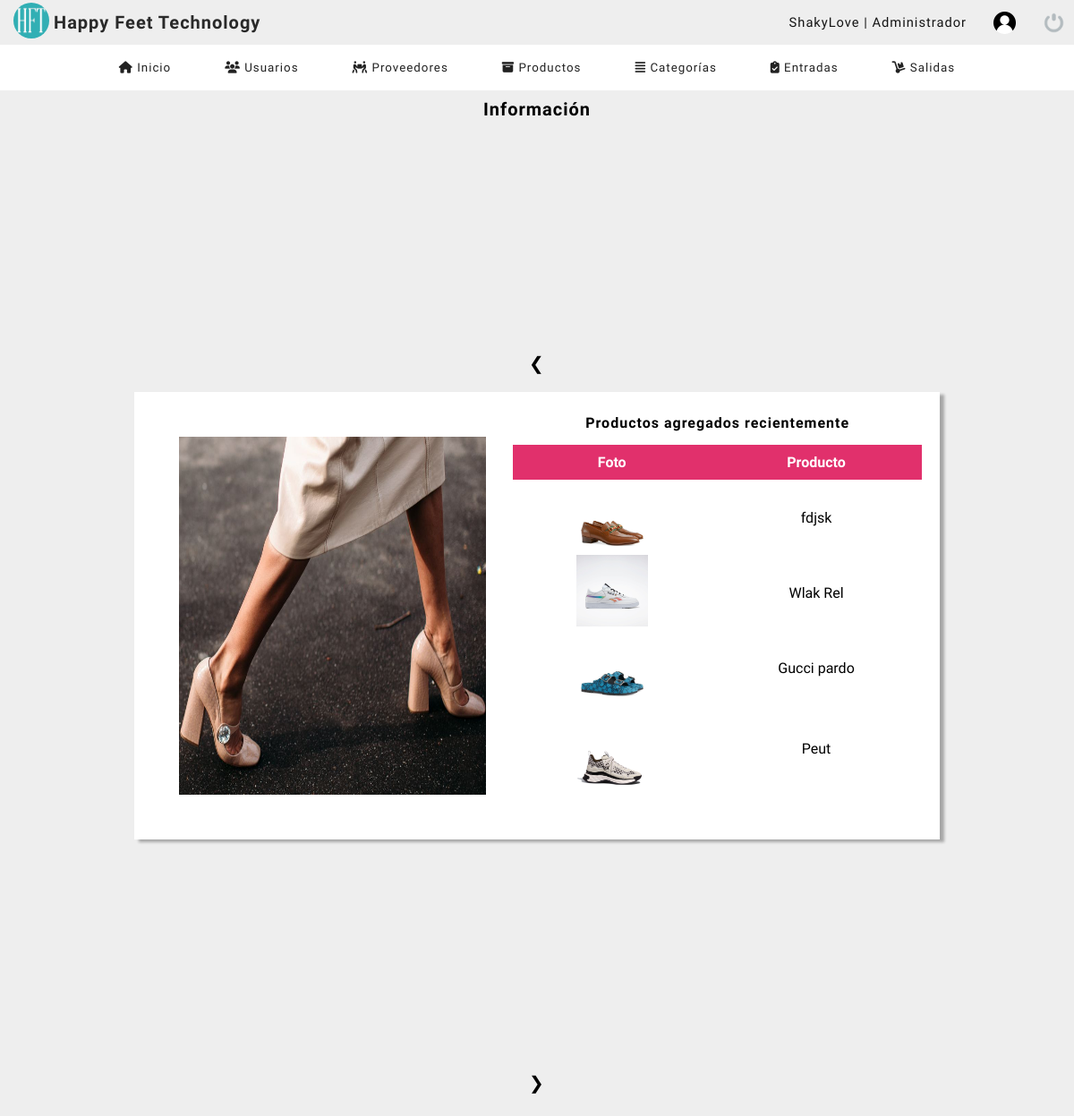
The page /dashboard/ (signed in) on the database its author committed.
### tables this page shows
CREATE TABLE `productos` (
  `codigo_prod` int(11) NOT NULL,
  `descripcion` varchar(100) NOT NULL,
  `proveedor` int(11) NOT NULL,
  `precio` decimal(11,0) NOT NULL,
  `existencia` int(11) NOT NULL,
  `date_add` datetime NOT NULL DEFAULT current_timestamp(),
  `usuario_id` int(11) NOT NULL,
  `estatus` int(11) NOT NULL DEFAULT 1,
  `foto` text NOT NULL,
  `category` int(11) DEFAULT NULL
);

### dashboard/index.php (the view, shortened to what this page needs)
<?php
	include "../bd/conn.php";
?>
<!DOCTYPE html>
<html lang="en">
<head>
	<?php include "includes/scripts.php"; ?>
	<link rel="stylesheet" href="./css/style2.css">
</head>
<body>
	<?php include "includes/header.php" ?>
	<section id="container">
        <div class="prin-2">
            <div class="divInfoSistema">
            <h1 class="titlePanelControl" style="margin-top: 20px;">Información</h1>
            <div class="containerPerfil">
                <div class="direcciones">
                    <a href="#" class="atras" onclick="avanzaSlide(-1)">&#10094;</a>
                </div>
                <div style="display: flex;" class="containerDataProductos">
                    <div style="width: 70%;" class="logoEmpresa">
                        <img src="img/zapatos.jpg" >
                    </div>
                    <div style="width: 90%;" class="table-info">
                        <h4>Productos agregados recientemente</h4>
                        <table>
                            <tr>
                                <th class="titulo-pro">Foto</th>
                                <th class="titulo-pro">Producto</th>
                            </tr>
                            <?php
									$query = mysqli_query($conn, "SELECT * FROM productos ORDER BY codigo_prod DESC LIMIT 4");
									$resultado = mysqli_num_rows($query);
									if($resultado > 0){
										while($row = mysqli_fetch_array($query)){
											if($row['foto'] != 'img_producto.png'){
												$foto = 'img/uploads/'.$row['foto'];
											}else{
												$foto = 'img/'.$row['foto'];
											}
									?>
											<tr>
												<td class="img-index titulo-pro"><img src="<?php echo $foto;?>" alt="<?php echo $row['descripcion']; ?>" style="width: 80px;"> </td>
												<td class="titulo-pro" ><?php echo $row['descripcion']; ?></td>
											</tr>
								<?php
										}
									}
								?>
                        </table>
                    </div>
                </div>
                <div class="direcciones">
                    <a href="#" class="siguiente" onclick="avanzaSlide(1)">&#10095;</a>
                </div>
            </div>
        </div>
        </div>
	</section>
</body>
</html>

### dashboard/css/style.css (style rules this page uses)
* { margin: 0; padding: 0; box-sizing: border-box; }
body { background: #eeeeee; }
h1, h2, h3, h4, h5, h6 { font-family: 'Handlee'; letter-spacing: 1px; }
h1 { font-size: 20px; margin-right: auto; }
h4 { font-size: 16px; }
a { text-decoration: none; font-family: arial; letter-spacing: 1px; }
#container { padding: 90px 15px 15px; height: 100%; }
table { border-collapse: collapse; font-size: 12pt; width: 90%; justify-content: center; }
th { font-family: 'Baloo 2'; text-align: start; padding: 10px; background: rgb(94, 94, 94); color: white; }
table tr:nth-child(odd) { background: white; }
.titulo-pro { text-align: center; }
.prin, .prin-2 { width: 100%; display: flex; justify-content: center; }
.divContainer, .divInfoSistema { width: 80%; }
.titlePanelControl { width: 100%; font-family: 'Baloo 2'; margin-top: 20px; text-align: center; color: black; font-size: 20px; }
.containerPerfil { display: flex; justify-content: center; align-items: flex-start; flex-wrap: wrap; }
.containerDataUser, .containerDataEmpresa, .containerDataProductos { width: 900px; height: 500px; background: #FFF; padding: 20px; margin-top: 10px; box-shadow: 5px 3px 3px rgba(0, 0, 0, 0.3); }
.logoUser, .logoEmpresa { display: flex; justify-content: center; width: 300px; border-radius: 50%; margin: 20px; padding: 10px; }
.logoUser img, .logoEmpresa img { width: 100%; height: 100%; }
.divInfoSistema h4 { padding: 5px 10px; color: black; border-radius: 5px; text-align: center; margin-bottom: 10px; font-family: 'Baloo 2'; }
.containerDataProductos .table-info table { width: 100%; }
.table-info table td { font-family: 'Baloo 2'; }
.table-info table th { background: #E1306C; }
.direcciones { top: 0; font-size: 20px; }
.direcciones a { color: rgb(0, 0, 0); display: inline-block; padding: 10px; text-decoration: none; margin-top: 250px; }

### rows shown on the page
productos: foto (picture), descripcion "fdjsk"
productos: foto (picture), descripcion "Wlak Rel"
productos: foto (picture), descripcion "Gucci pardo"
productos: foto (picture), descripcion "Peut"

### other values the page prints
$_SESSION['user'] "ShakyLove"
